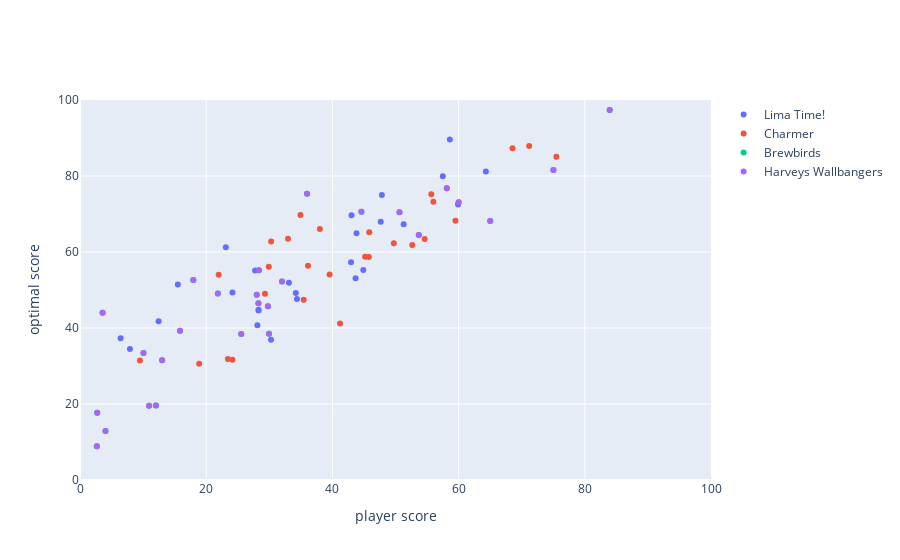

The cell this chart's notebook holds for it:
### Code cell
fig = go.Figure()
fig.add_trace(
    go.Scatter(
        name='Lima Time!', x=lt.score, y=lt.optimal, mode='markers', text=lt.week
    )
)
fig.add_trace(
    go.Scatter(
        name='Charmer', x=ch.score, y=ch.optimal, mode='markers', text=ch.week
))
fig.add_trace(
    go.Scatter(
        name='Brewbirds', x=bb.score, y=bb.optimal, mode='markers', text=bb.week
))
fig.add_trace(
    go.Scatter(
        name='Harveys Wallbangers', x=bb.score, y=bb.optimal, mode='markers', text=bb.week
))
fig.update_layout(xaxis_title='player score', yaxis_title='optimal score',
                 yaxis_range=[0,100], xaxis_range=[0,100])
fig.show()

### Figure 1 — Plotly figure (JSON) as saved in the notebook; plotly's stock layout.template omitted (floating-point values rounded to 4 significant figures)
{"data": [{"mode": "markers", "name": "Lima Time!", "text": [1, 2, 3, 4, 5, 6, 7, 8, 9, 10, 11, 12, 13, 14, 15, 16, 17, 18, 19, 20, 21, 22, 23, 24, 25, 26, 27], "type": "scatter", "x": [28.11, 28.3, 43.67, 28.29, 30.27, 7.913, 34.39, 33.11, 15.5, 47.84, 27.75, 57.5, 6.438, 23.11, 51.29, -1.35, 34.2, 24.16, 43.03, 43.82, 59.92, 47.66, 42.96, 58.61, 64.32, 44.9, 12.46], "y": [40.73, 44.79, 53.12, 44.6, 36.89, 34.46, 47.64, 51.94, 51.42, 74.98, 55.12, 79.91, 37.31, 61.23, 67.32, 40.65, 49.24, 49.34, 69.67, 64.93, 72.52, 67.97, 57.3, 89.62, 81.18, 55.24, 41.79]}, {"mode": "markers", "name": "Charmer", "text": [1, 2, 3, 4, 5, 6, 7, 8, 9, 10, 11, 12, 13, 14, 15, 16, 17, 18, 19, 20, 21, 22, 23, 24, 25, 26, 27], "type": "scatter", "x": [23.44, 56.0, 36.14, 29.92, 32.97, 49.73, 45.18, 52.66, 41.22, 21.98, 45.78, 35.45, 68.54, 55.68, 9.5, 24.16, 39.56, 54.62, 59.5, 75.5, 38.02, 71.18, 45.84, 30.29, 34.94, 29.31, 18.89], "y": [31.85, 73.23, 56.41, 56.15, 63.49, 62.32, 58.77, 61.86, 41.22, 54.01, 58.66, 47.43, 87.3, 75.22, 31.42, 31.63, 54.08, 63.44, 68.22, 85.04, 66.06, 87.93, 65.21, 62.79, 69.71, 49.02, 30.6]}, {"mode": "markers", "name": "Brewbirds", "text": [1, 2, 3, 4, 5, 6, 7, 8, 9, 10, 11, 12, 13, 14, 15, 16, 17, 18, 19, 20, 21, 22, 23, 24, 25, 26, 27], "type": "scatter", "x": [12.03, 10.06, 10.96, 4.038, 29.96, 25.55, 65.01, 60.01, 35.98, 2.728, 29.78, 53.69, 32.01, 3.578, 83.94, 2.67, 75.03, 17.96, 58.14, 44.6, 28.28, 28.01, 28.35, 21.85, 50.64, 15.85, 13.01], "y": [19.64, 33.44, 19.53, 12.87, 38.48, 38.43, 68.17, 73.08, 75.33, 17.72, 45.7, 64.49, 52.27, 44.0, 97.38, 8.866, 81.56, 52.64, 76.8, 70.61, 46.51, 48.74, 55.2, 49.05, 70.49, 39.27, 31.53]}, {"mode": "markers", "name": "Harveys Wallbangers", "text": [1, 2, 3, 4, 5, 6, 7, 8, 9, 10, 11, 12, 13, 14, 15, 16, 17, 18, 19, 20, 21, 22, 23, 24, 25, 26, 27], "type": "scatter", "x": [12.03, 10.06, 10.96, 4.038, 29.96, 25.55, 65.01, 60.01, 35.98, 2.728, 29.78, 53.69, 32.01, 3.578, 83.94, 2.67, 75.03, 17.96, 58.14, 44.6, 28.28, 28.01, 28.35, 21.85, 50.64, 15.85, 13.01], "y": [19.64, 33.44, 19.53, 12.87, 38.48, 38.43, 68.17, 73.08, 75.33, 17.72, 45.7, 64.49, 52.27, 44.0, 97.38, 8.866, 81.56, 52.64, 76.8, 70.61, 46.51, 48.74, 55.2, 49.05, 70.49, 39.27, 31.53]}], "layout": {"xaxis": {"range": [0, 100], "title": {"text": "player score"}}, "yaxis": {"range": [0, 100], "title": {"text": "optimal score"}}}}
